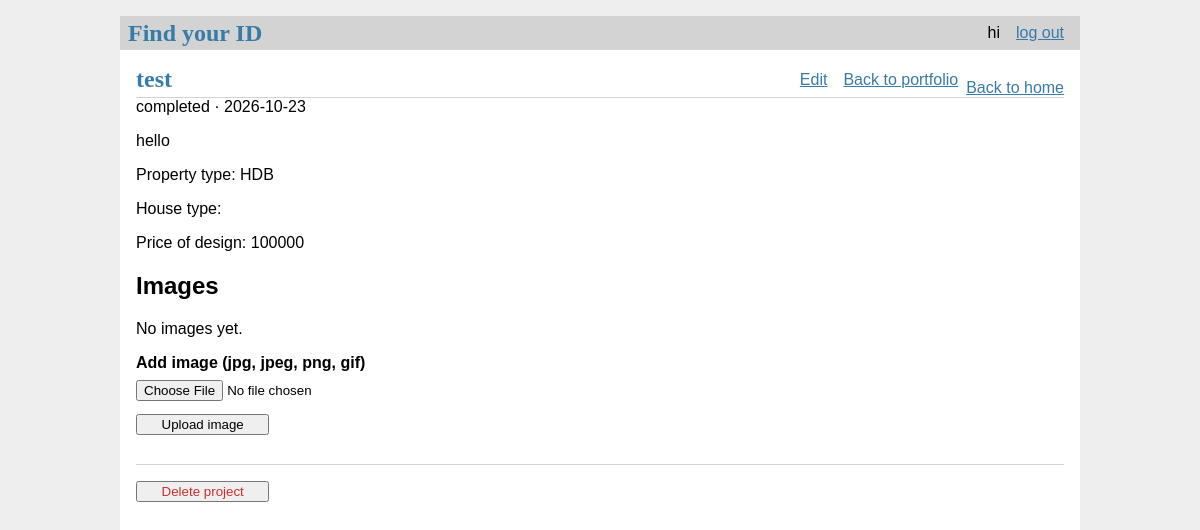
Page /portfolio/1 (signed in) on the earlier database version.
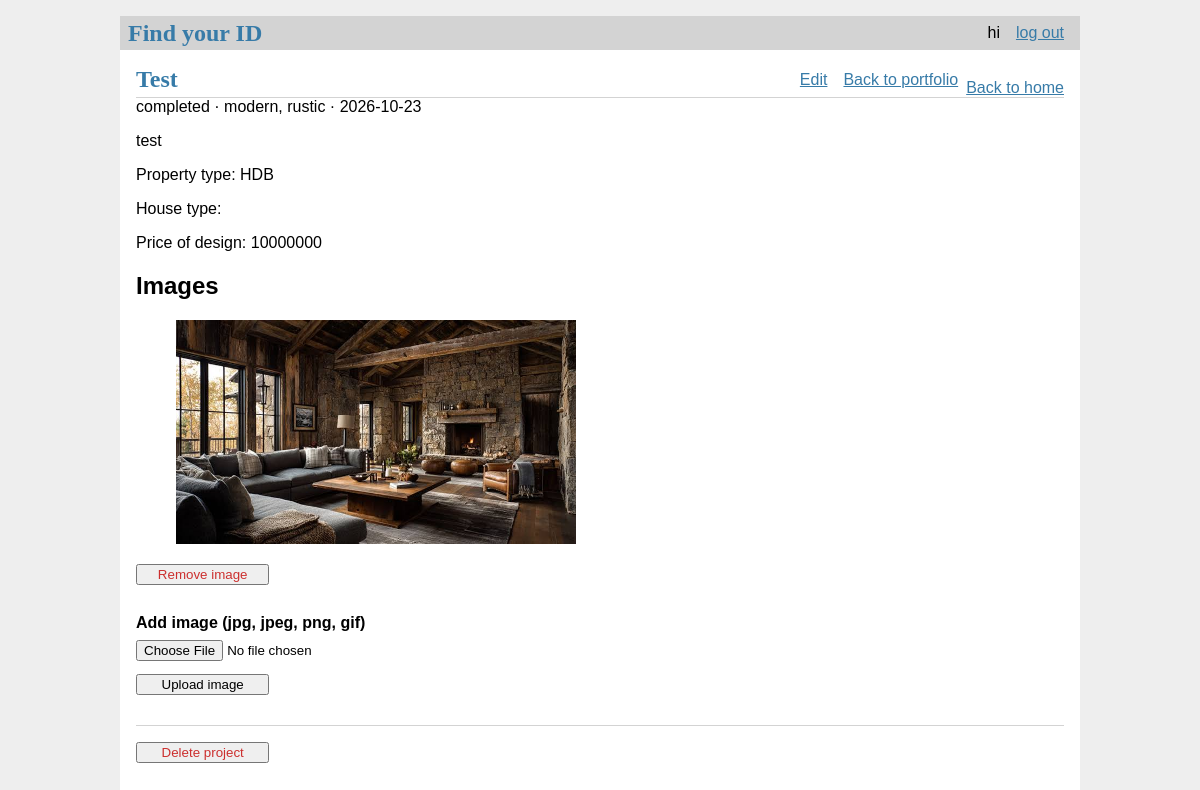
Same page on the later database version.
### tables this page shows
CREATE TABLE idp(
    id integer primary key autoincrement,
    designer_id integer not null,
    title text not null,
    description text,
    propertyType text not null,
    houseType text not null,
    property_subtype_id integer,               -- optional: existing projects have none
    price integer not null check (price >= 0), -- whole dollars (SGD)
    status text not null default 'completed'
        check (status in ('ongoing', 'completed')),
    created timestamp not null default current_timestamp,
    foreign key (designer_id) references designer (userID),
    foreign key (property_subtype_id) references property_subtype (id)
);

CREATE TABLE idp_media(
    mediaID integer primary key autoincrement,
    idp_id integer not null,
    link text not null,        -- random name on disk
    created timestamp not null default current_timestamp,
    foreign key (idp_id) references idp (id) on delete cascade
);

### idfinder/boundaries/designer.py (the view)
    @bp.route('/portfolio/<int:idp_id>')
    @login_required
    @designer_required
    def view_idp(idp_id):
        idp, images = designer_boundary.controller().get_idp_with_media(idp_id, g.user['id'])
        return render_template('designer/idp_detail.html', idp=idp, images=images)

### idfinder/boundaries/auth.py (called while the page is built)
    @bp.before_app_request
    def load_logged_in_user():
        user_id = session.get('user_id')
        if user_id is None:
            g.user = None
        else:
            g.user = auth_control.get_user(user_id)  # g.user lasts for the length of the request

### idfinder/boundaries/designer.py (called while the page is built)
    def login_required(view):
        @functools.wraps(view)
        def wrapped_view(**kwargs):
            if g.user is None:
                return redirect(url_for('auth.login'))
            return view(**kwargs)
        return wrapped_view

    def designer_required(view):
        @functools.wraps(view)
        def wrapped_view(**kwargs):
            if g.user['Usertype'] != 'designer':
                abort(403)
            return view(**kwargs)
        return wrapped_view

    def controller():
        return PortfolioController(current_app.config['UPLOAD_FOLDER'])

### idfinder/controller/auth_controller.py (called while the page is built)
    @staticmethod
    def get_user(user_id):
        return Users.get_info(user_id)

### idfinder/controller/portfolio_controller.py (called while the page is built)
    def get_idp_with_media(self, idp_id, designer_id):
        idp = self._owned_idp(idp_id, designer_id)
        return idp, IDPMedia.find_by_idp(idp_id)

### idfinder/entities/user.py (called while the page is built)
    @staticmethod
    def get_info(id):
        return get_db().execute('SELECT * FROM user WHERE id = ?', (id,)).fetchone()

### idfinder/templates/designer/idp_detail.html
{% extends 'base.html' %}
{% block header %}
  <h1>{% block title %}{{ idp['title'] }}{% endblock %}</h1>
  <a class="action" href="{{ url_for('designer.edit_idp', idp_id=idp['id']) }}">Edit</a>
  <a class="action" href="{{ url_for('designer.portfolio') }}">Back to portfolio</a>
  <a href="{{ url_for('home.index') }}">Back to home</a>
{% endblock %}
{% block content %}
  <div class="about">
    {{ idp['status'] }}{% if idp['category_names'] %} &middot; {{ idp['category_names'] }}{% endif %}
    &middot; {{ (idp['created']|string)[:10] }}
  </div>
  <p class="desc">{{ idp['description'] }}</p>
  <p class="propertyType"> Property type: {{ idp['propertyType'] }} </p>
  <p class="houseType"> House type: {{ idp['houseType'] }} </p>
  <p class="price"> Price of design: {{ idp['price'] }}</p>
  <h2>Images</h2>
  {% for item in images %}
    <article class="item">
      <figure>
        <img src="{{ url_for('static', filename='uploads/' + item['link']) }}" style="max-width:400px; height:auto;">
      </figure>
      <form method="post" action="{{ url_for('designer.remove_media', mediaID=item['mediaID']) }}"
            onsubmit="return confirm('Delete this image?');">
        <input class="danger" type="submit" value="Remove image">
      </form>
    </article>
  {% else %}
    <p>No images yet.</p>
  {% endfor %}
  <form method="post" enctype="multipart/form-data"
        action="{{ url_for('designer.upload_image', idp_id=idp['id']) }}">
    <label for="image">Add image (jpg, jpeg, png, gif)</label>
    <input type="file" name="file" id="image" accept=".jpg,.jpeg,.png,.gif" required>
    <input type="submit" value="Upload image">
  </form>
  <hr>
  <form method="post" action="{{ url_for('designer.delete_idp', idp_id=idp['id']) }}"
        onsubmit="return confirm('Delete this project and all its images?');">
    <input class="danger" type="submit" value="Delete project">
  </form>
{% endblock %}

Differences in the rows shown:
changed idp "completed": title "test" → "Test"; description "hello" → "test"; price "100000" → "10000000"
added idp_media: link (picture)
Other differences:
{{ idp['category_names'] }}: (not shown) → "modern, rustic"
text no longer shown: "No images yet."
